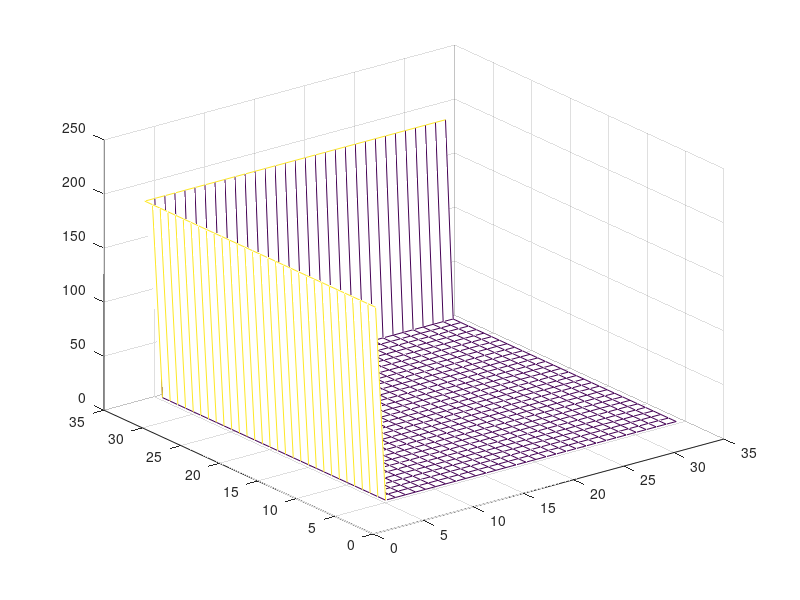

This figure's MATLAB source:
clear;
clc;

% Parameters
alpha = 1.35e-7;
K = 0.04; % Neumann boundary condition (flux)
T_init = 23; % Initial temperature
T_oven = 204; % Dirichlet boundary temperature
T_target = 56; % Target temperature
L = 0.2032;
H = 0.0508;
nx = 30; ny = 30;
dx = L / nx;
dy = H / ny;
nt = 10000;
dt =alpha/nt;
N = (nx+1)*(ny+1);

% Matrix A with Kronecker products
Ix = speye(nx+1);
Iy = speye(ny+1);
ex = ones(nx+1,1);
ey = ones(ny+1,1);
Tx = spdiags([ex -2*ex ex], -1:1, nx+1, nx+1) / dx^2;
Ty = spdiags([ey -2*ey ey], -1:1, ny+1, ny+1) / dy^2;
A = kron(Iy, Tx) + kron(Ty, Ix);

M = speye(N) - dt * alpha * A;

% Initialize Temperature matrix
T = T_init * ones(N,1);

% Apply Dirichlet boundary condition
T2D = reshape(T, nx+1, ny+1);
T2D(:,1) = T_oven;
T = T2D(:);

% Matrix b for Neumann conditions
b = zeros(N,1);
b(nx+1:nx+1:end) = -2 * alpha * K / dx;
b(ny+1:ny+1:end) = 2 * alpha * K / dx;
b(N-(nx+1)+(1:nx+1)) = -2 * alpha * K / dy;

% Time-Stepping Loop with progress display
mid_x = round(nx/2) + 1;
mid_y = round(ny/2) + 1;
mid_index = sub2ind([nx+1, ny+1], mid_x, mid_y);

for i = 2:nt+1
    T = M \ (T + b);
    T2D = reshape(T, nx+1, ny+1);

    % Get the center temperature
    center_temp = T2D(mid_x, mid_y);

    % Display progress every 100 iterations
    if mod(i, 100) == 0
        disp(['Time step: ', num2str(i), ', Center Temperature: ', num2str(center_temp), '°C']);
    end

    % Stop simulation when center temperature reaches target
    if abs(center_temp - T_target) < 0.1
        disp(['Center temperature reached the target (', num2str(center_temp), '°C) at time step ', num2str(i)]);
        break;
    end

    % Flip the matrix at halfway point
    if i == round(nt/2)
        T2D = flipud(T2D);
        T2D(end,:)=T_oven;
        T = T2D(:);
    end
end

% Final Mesh Visualization
figure;
mesh(T2D);
